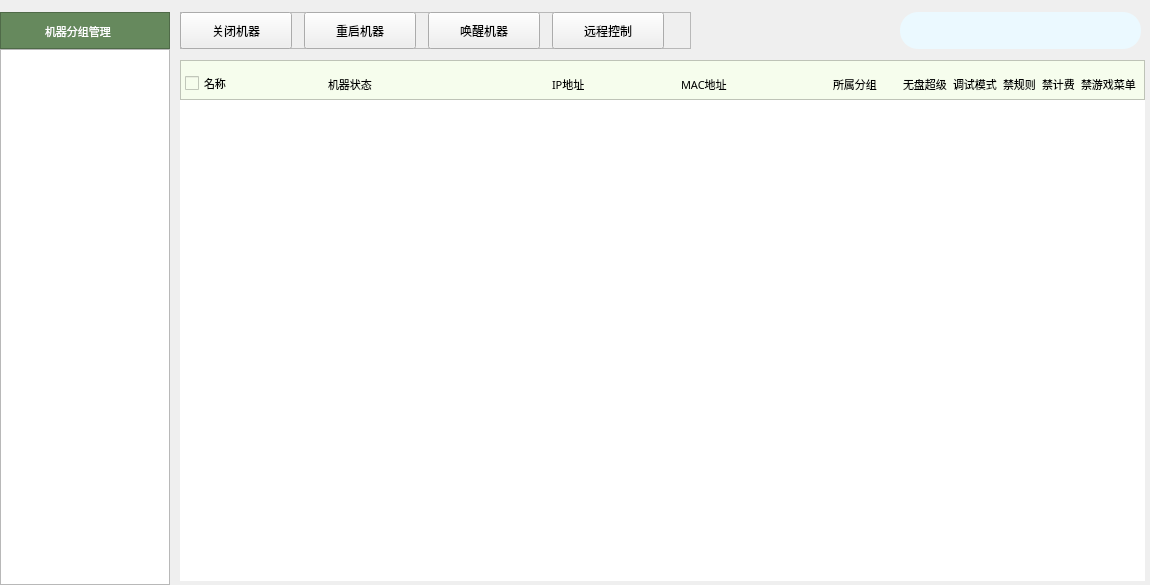
<?xml version="1.0" encoding="UTF-8"?>
<ui version="4.0">
 <class>AgentManWidget</class>
 <widget class="QWidget" name="AgentManWidget">
  <property name="geometry">
   <rect>
    <x>0</x>
    <y>0</y>
    <width>1150</width>
    <height>585</height>
   </rect>
  </property>
  <property name="windowTitle">
   <string>Form</string>
  </property>
  <widget class="QListWidget" name="customListWidget">
   <property name="geometry">
    <rect>
     <x>180</x>
     <y>100</y>
     <width>965</width>
     <height>481</height>
    </rect>
   </property>
   <property name="styleSheet">
    <string notr="true">border: none;</string>
   </property>
  </widget>
  <widget class="QListWidget" name="groupListWidget">
   <property name="geometry">
    <rect>
     <x>0</x>
     <y>49</y>
     <width>170</width>
     <height>536</height>
    </rect>
   </property>
   <property name="styleSheet">
    <string notr="true"/>
   </property>
  </widget>
  <widget class="QFrame" name="groupTitleFrame">
   <property name="geometry">
    <rect>
     <x>0</x>
     <y>12</y>
     <width>170</width>
     <height>37</height>
    </rect>
   </property>
   <property name="styleSheet">
    <string notr="true">background-color: #66895D;</string>
   </property>
   <property name="frameShape">
    <enum>QFrame::StyledPanel</enum>
   </property>
   <property name="frameShadow">
    <enum>QFrame::Raised</enum>
   </property>
   <widget class="QLabel" name="label">
    <property name="geometry">
     <rect>
      <x>45</x>
      <y>9</y>
      <width>101</width>
      <height>21</height>
     </rect>
    </property>
    <property name="font">
     <font>
      <family>Microsoft YaHei</family>
      <pointsize>8</pointsize>
     </font>
    </property>
    <property name="styleSheet">
     <string notr="true">color: white;</string>
    </property>
    <property name="text">
     <string>机器分组管理</string>
    </property>
   </widget>
   <widget class="QLabel" name="label_2">
    <property name="geometry">
     <rect>
      <x>20</x>
      <y>10</y>
      <width>19</width>
      <height>19</height>
     </rect>
    </property>
    <property name="text">
     <string/>
    </property>
    <property name="pixmap">
     <pixmap resource="../image.qrc">:/res/image/agentMan/group_icon.png</pixmap>
    </property>
   </widget>
  </widget>
  <widget class="QFrame" name="toolbarFrame">
   <property name="geometry">
    <rect>
     <x>180</x>
     <y>12</y>
     <width>511</width>
     <height>37</height>
    </rect>
   </property>
   <property name="frameShape">
    <enum>QFrame::StyledPanel</enum>
   </property>
   <property name="frameShadow">
    <enum>QFrame::Raised</enum>
   </property>
   <widget class="QPushButton" name="btnShutdown">
    <property name="geometry">
     <rect>
      <x>0</x>
      <y>0</y>
      <width>112</width>
      <height>37</height>
     </rect>
    </property>
    <property name="font">
     <font>
      <family>Microsoft YaHei</family>
     </font>
    </property>
    <property name="styleSheet">
     <string notr="true"/>
    </property>
    <property name="text">
     <string>关闭机器</string>
    </property>
   </widget>
   <widget class="QPushButton" name="btnReboot">
    <property name="geometry">
     <rect>
      <x>124</x>
      <y>0</y>
      <width>112</width>
      <height>37</height>
     </rect>
    </property>
    <property name="font">
     <font>
      <family>Microsoft YaHei</family>
     </font>
    </property>
    <property name="styleSheet">
     <string notr="true"/>
    </property>
    <property name="text">
     <string>重启机器</string>
    </property>
   </widget>
   <widget class="QPushButton" name="btnResume">
    <property name="geometry">
     <rect>
      <x>248</x>
      <y>0</y>
      <width>112</width>
      <height>37</height>
     </rect>
    </property>
    <property name="font">
     <font>
      <family>Microsoft YaHei</family>
     </font>
    </property>
    <property name="styleSheet">
     <string notr="true"/>
    </property>
    <property name="text">
     <string>唤醒机器</string>
    </property>
   </widget>
   <widget class="QPushButton" name="btnRemoteControl">
    <property name="geometry">
     <rect>
      <x>372</x>
      <y>0</y>
      <width>112</width>
      <height>37</height>
     </rect>
    </property>
    <property name="font">
     <font>
      <family>Microsoft YaHei</family>
     </font>
    </property>
    <property name="styleSheet">
     <string notr="true"/>
    </property>
    <property name="text">
     <string>远程控制</string>
    </property>
   </widget>
  </widget>
  <widget class="QFrame" name="frame">
   <property name="geometry">
    <rect>
     <x>180</x>
     <y>60</y>
     <width>965</width>
     <height>40</height>
    </rect>
   </property>
   <property name="styleSheet">
    <string notr="true">background-color: #F6FDED;</string>
   </property>
   <property name="frameShape">
    <enum>QFrame::StyledPanel</enum>
   </property>
   <property name="frameShadow">
    <enum>QFrame::Raised</enum>
   </property>
   <widget class="QWidget" name="layoutWidget">
    <property name="geometry">
     <rect>
      <x>5</x>
      <y>10</y>
      <width>951</width>
      <height>28</height>
     </rect>
    </property>
    <layout class="QHBoxLayout" name="horizontalLayout">
     <item>
      <widget class="QCheckBox" name="checkBox">
       <property name="font">
        <font>
         <family>Microsoft YaHei</family>
         <pointsize>8</pointsize>
         <weight>50</weight>
         <bold>false</bold>
        </font>
       </property>
       <property name="text">
        <string>名称</string>
       </property>
      </widget>
     </item>
     <item>
      <spacer name="horizontalSpacer1">
       <property name="width" stdset="0">
        <number>90</number>
       </property>
       <property name="orientation">
        <enum>Qt::Horizontal</enum>
       </property>
       <property name="sizeType">
        <enum>QSizePolicy::Fixed</enum>
       </property>
       <property name="sizeHint" stdset="0">
        <size>
         <width>90</width>
         <height>0</height>
        </size>
       </property>
      </spacer>
     </item>
     <item>
      <widget class="QLabel" name="label_3">
       <property name="font">
        <font>
         <family>Microsoft YaHei</family>
         <pointsize>8</pointsize>
         <weight>50</weight>
         <bold>false</bold>
        </font>
       </property>
       <property name="text">
        <string>机器状态</string>
       </property>
      </widget>
     </item>
     <item>
      <spacer name="horizontalSpacer2">
       <property name="width" stdset="0">
        <number>117</number>
       </property>
       <property name="orientation">
        <enum>Qt::Horizontal</enum>
       </property>
       <property name="sizeType">
        <enum>QSizePolicy::Expanding</enum>
       </property>
       <property name="sizeHint" stdset="0">
        <size>
         <width>0</width>
         <height>0</height>
        </size>
       </property>
      </spacer>
     </item>
     <item>
      <widget class="QLabel" name="label_4">
       <property name="font">
        <font>
         <family>Microsoft YaHei</family>
         <pointsize>8</pointsize>
         <weight>50</weight>
         <bold>false</bold>
        </font>
       </property>
       <property name="text">
        <string>IP地址</string>
       </property>
      </widget>
     </item>
     <item>
      <spacer name="horizontalSpacer3">
       <property name="width" stdset="0">
        <number>90</number>
       </property>
       <property name="orientation">
        <enum>Qt::Horizontal</enum>
       </property>
       <property name="sizeType">
        <enum>QSizePolicy::Fixed</enum>
       </property>
       <property name="sizeHint" stdset="0">
        <size>
         <width>90</width>
         <height>0</height>
        </size>
       </property>
      </spacer>
     </item>
     <item>
      <widget class="QLabel" name="label_5">
       <property name="font">
        <font>
         <family>Microsoft YaHei</family>
         <pointsize>8</pointsize>
         <weight>50</weight>
         <bold>false</bold>
        </font>
       </property>
       <property name="text">
        <string>MAC地址</string>
       </property>
      </widget>
     </item>
     <item>
      <spacer name="horizontalSpacer4">
       <property name="width" stdset="0">
        <number>100</number>
       </property>
       <property name="orientation">
        <enum>Qt::Horizontal</enum>
       </property>
       <property name="sizeType">
        <enum>QSizePolicy::Fixed</enum>
       </property>
       <property name="sizeHint" stdset="0">
        <size>
         <width>100</width>
         <height>0</height>
        </size>
       </property>
      </spacer>
     </item>
     <item>
      <widget class="QLabel" name="label_6">
       <property name="font">
        <font>
         <family>Microsoft YaHei</family>
         <pointsize>8</pointsize>
         <weight>50</weight>
         <bold>false</bold>
        </font>
       </property>
       <property name="text">
        <string>所属分组</string>
       </property>
      </widget>
     </item>
     <item>
      <spacer name="horizontalSpacer5">
       <property name="width" stdset="0">
        <number>20</number>
       </property>
       <property name="orientation">
        <enum>Qt::Horizontal</enum>
       </property>
       <property name="sizeType">
        <enum>QSizePolicy::Fixed</enum>
       </property>
       <property name="sizeHint" stdset="0">
        <size>
         <width>20</width>
         <height>0</height>
        </size>
       </property>
      </spacer>
     </item>
     <item>
      <widget class="QLabel" name="label_7">
       <property name="font">
        <font>
         <family>Microsoft YaHei</family>
         <pointsize>8</pointsize>
         <weight>50</weight>
         <bold>false</bold>
        </font>
       </property>
       <property name="text">
        <string>无盘超级</string>
       </property>
      </widget>
     </item>
     <item>
      <spacer name="horizontalSpacer6">
       <property name="width" stdset="0">
        <number>0</number>
       </property>
       <property name="orientation">
        <enum>Qt::Horizontal</enum>
       </property>
       <property name="sizeType">
        <enum>QSizePolicy::Fixed</enum>
       </property>
       <property name="sizeHint" stdset="0">
        <size>
         <width>0</width>
         <height>0</height>
        </size>
       </property>
      </spacer>
     </item>
     <item>
      <widget class="QLabel" name="label_8">
       <property name="font">
        <font>
         <family>Microsoft YaHei</family>
         <pointsize>8</pointsize>
         <weight>50</weight>
         <bold>false</bold>
        </font>
       </property>
       <property name="text">
        <string>调试模式</string>
       </property>
      </widget>
     </item>
     <item>
      <spacer name="horizontalSpacer7">
       <property name="width" stdset="0">
        <number>0</number>
       </property>
       <property name="orientation">
        <enum>Qt::Horizontal</enum>
       </property>
       <property name="sizeType">
        <enum>QSizePolicy::Fixed</enum>
       </property>
       <property name="sizeHint" stdset="0">
        <size>
         <width>0</width>
         <height>0</height>
        </size>
       </property>
      </spacer>
     </item>
     <item>
      <widget class="QLabel" name="label_9">
       <property name="font">
        <font>
         <family>Microsoft YaHei</family>
         <pointsize>8</pointsize>
         <weight>50</weight>
         <bold>false</bold>
        </font>
       </property>
       <property name="text">
        <string>禁规则</string>
       </property>
      </widget>
     </item>
     <item>
      <spacer name="horizontalSpacer8">
       <property name="width" stdset="0">
        <number>0</number>
       </property>
       <property name="orientation">
        <enum>Qt::Horizontal</enum>
       </property>
       <property name="sizeType">
        <enum>QSizePolicy::Fixed</enum>
       </property>
       <property name="sizeHint" stdset="0">
        <size>
         <width>0</width>
         <height>0</height>
        </size>
       </property>
      </spacer>
     </item>
     <item>
      <widget class="QLabel" name="label_10">
       <property name="font">
        <font>
         <family>Microsoft YaHei</family>
         <pointsize>8</pointsize>
         <weight>50</weight>
         <bold>false</bold>
        </font>
       </property>
       <property name="text">
        <string>禁计费</string>
       </property>
      </widget>
     </item>
     <item>
      <spacer name="horizontalSpacer9">
       <property name="width" stdset="0">
        <number>0</number>
       </property>
       <property name="orientation">
        <enum>Qt::Horizontal</enum>
       </property>
       <property name="sizeType">
        <enum>QSizePolicy::Fixed</enum>
       </property>
       <property name="sizeHint" stdset="0">
        <size>
         <width>0</width>
         <height>0</height>
        </size>
       </property>
      </spacer>
     </item>
     <item>
      <widget class="QLabel" name="label_11">
       <property name="font">
        <font>
         <family>Microsoft YaHei</family>
         <pointsize>8</pointsize>
         <weight>50</weight>
         <bold>false</bold>
        </font>
       </property>
       <property name="text">
        <string>禁游戏菜单</string>
       </property>
      </widget>
     </item>
    </layout>
   </widget>
  </widget>
  <widget class="QFrame" name="SearchFrame">
   <property name="geometry">
    <rect>
     <x>900</x>
     <y>12</y>
     <width>241</width>
     <height>37</height>
    </rect>
   </property>
   <property name="styleSheet">
    <string notr="true">background-color: #EBF9FF;
border-radius: 18px;
</string>
   </property>
   <property name="frameShape">
    <enum>QFrame::StyledPanel</enum>
   </property>
   <property name="frameShadow">
    <enum>QFrame::Raised</enum>
   </property>
   <widget class="QLineEdit" name="researchLineEdit">
    <property name="geometry">
     <rect>
      <x>20</x>
      <y>5</y>
      <width>181</width>
      <height>27</height>
     </rect>
    </property>
   </widget>
   <widget class="QPushButton" name="researchPushButton">
    <property name="geometry">
     <rect>
      <x>192</x>
      <y>10</y>
      <width>31</width>
      <height>20</height>
     </rect>
    </property>
    <property name="text">
     <string/>
    </property>
   </widget>
  </widget>
 </widget>
 <resources>
  <include location="../image.qrc"/>
 </resources>
 <connections/>
</ui>
